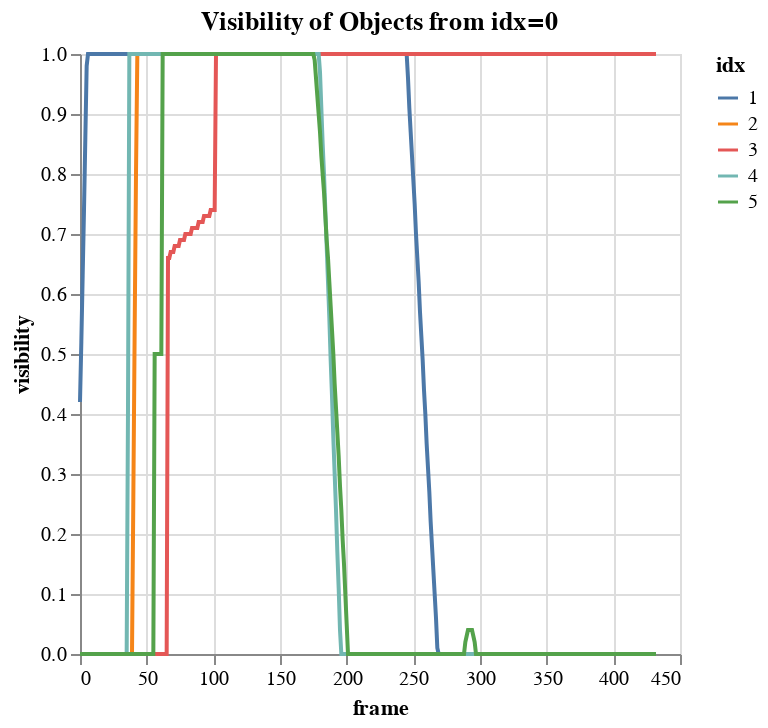

The notebook cell this image was saved under:
### Code cell
import altair as alt
alt.data_transformers.enable("vegafusion")

alt.Chart(df).mark_line().encode(
    alt.X("frame"), alt.Y("visibility"), alt.Color("idx:N"), tooltip=["idx", "visibility", "frame"]
).properties(title="Visibility of Objects from idx=0")

### Figure 1 — Vega specification as saved in the notebook (floating-point values rounded to 4 significant figures; data arrays with more than 128 entries replaced by an {"elided": "..."} marker saying what was removed)
{"$schema": "https://vega.github.io/schema/vega/v5.json", "data": [{"name": "source_0", "values": {"elided": "2165 records"}}, {"name": "source_0_x_domain_frame", "values": [{"min": 0, "max": 432}]}, {"name": "source_0_y_domain_visibility", "values": [{"min": 0.0, "max": 1.0}]}, {"name": "source_0_color_domain_idx", "values": [{"idx": 1}, {"idx": 2}, {"idx": 3}, {"idx": 4}, {"idx": 5}]}], "marks": [{"type": "group", "name": "pathgroup", "from": {"facet": {"data": "source_0", "name": "faceted_path_main", "groupby": ["idx"]}}, "encode": {"update": {"width": {"field": {"signal": null, "datum": null, "group": "width", "parent": null}}, "height": {"field": {"signal": null, "datum": null, "group": "height", "parent": null}}}}, "marks": [{"type": "line", "name": "marks", "from": {"data": "faceted_path_main"}, "sort": {"field": "x"}, "encode": {"update": {"stroke": {"field": "idx", "scale": "color"}, "y": {"field": "visibility", "scale": "y"}, "defined": {"signal": "isValid(datum[\"frame\"]) && isFinite(+datum[\"frame\"]) && isValid(datum[\"visibility\"]) && isFinite(+datum[\"visibility\"])"}, "tooltip": {"signal": "{\"idx\": format(datum[\"idx\"], \"\"), \"visibility\": format(datum[\"visibility\"], \"\"), \"frame\": format(datum[\"frame\"], \"\")}"}, "x": {"field": "frame", "scale": "x"}}}, "style": ["line"]}]}], "scales": [{"name": "x", "type": "linear", "domain": [{"signal": "(data(\"source_0_x_domain_frame\")[0] || {}).min"}, {"signal": "(data(\"source_0_x_domain_frame\")[0] || {}).max"}], "range": [0, {"signal": "width"}], "nice": true, "zero": false}, {"name": "y", "type": "linear", "domain": [{"signal": "(data(\"source_0_y_domain_visibility\")[0] || {}).min"}, {"signal": "(data(\"source_0_y_domain_visibility\")[0] || {}).max"}], "range": [{"signal": "height"}, 0], "zero": true, "nice": true}, {"name": "color", "type": "ordinal", "domain": {"data": "source_0_color_domain_idx", "field": "idx", "sort": true}, "range": "category"}], "axes": [{"scale": "x", "gridScale": "y", "orient": "bottom", "labels": false, "domain": false, "minExtent": 0, "maxExtent": 0, "ticks": false, "grid": true, "tickCount": {"signal": "ceil(width/40)"}, "zindex": 0, "aria": false}, {"scale": "y", "zindex": 0, "grid": true, "orient": "left", "gridScale": "x", "minExtent": 0, "maxExtent": 0, "tickCount": {"signal": "ceil(height/40)"}, "aria": false, "ticks": false, "domain": false, "labels": false}, {"scale": "x", "tickCount": {"signal": "ceil(width/40)"}, "zindex": 0, "orient": "bottom", "grid": false, "title": "frame", "labelFlush": true, "labelOverlap": true}, {"scale": "y", "orient": "left", "labelOverlap": true, "title": "visibility", "grid": false, "tickCount": {"signal": "ceil(height/40)"}, "zindex": 0}], "title": {"text": "Visibility of Objects from idx=0", "frame": "group"}, "height": 300, "width": 300, "padding": 5, "background": "white", "style": "cell", "legends": [{"stroke": "color", "symbolType": "stroke", "title": "idx"}]}
